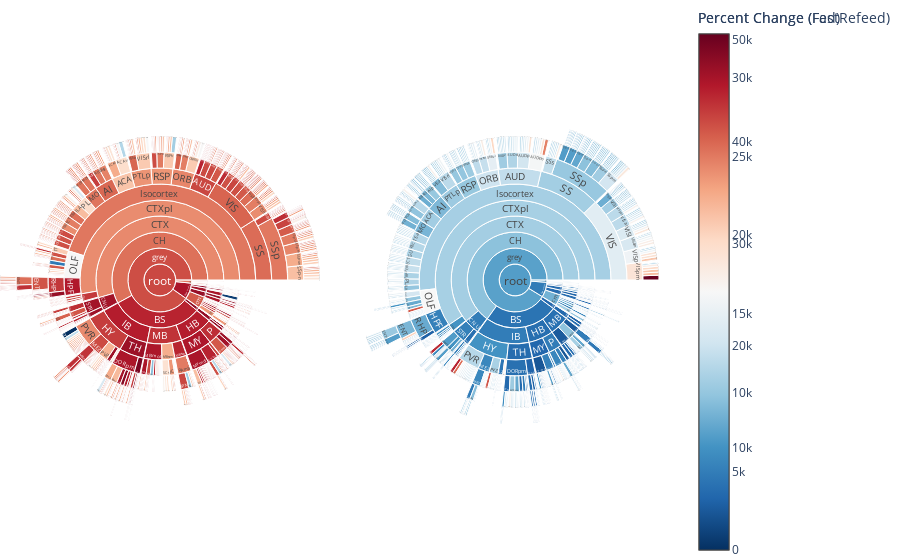

The cell this chart's notebook holds for it:
### Code cell
import json
import plotly.graph_objects as go
import pandas as pd

# Load the JSON file
with open('structures.json', 'r') as f:
    data = json.load(f)

# Read the CSV files
df_Fed = pd.read_csv('Fed.csv')
df_FastRefeed = pd.read_csv('FastRefeed.csv')

# Prepare data for the tree
labels = [item['acronym'] for item in data]
parents = ['' if len(item['structure_id_path']) == 1 else next((i['acronym'] for i in data if i['id'] == item['structure_id_path'][-2])) for item in data]

# Match acronyms with count values from the CSVs
counts_Fed = [df_Fed.loc[df_Fed['acronym'] == acronym, 'density (cells/mm^3)'].iloc[0] if acronym in df_Fed['acronym'].values else None for acronym in labels]
counts_FastRefeed = [df_FastRefeed.loc[df_FastRefeed['acronym'] == acronym, 'density (cells/mm^3)'].iloc[0] if acronym in df_FastRefeed['acronym'].values else None for acronym in labels]

# Calculate percent change in density of cells
percent_change = [(count_fast - count_fed) / count_fed * 100 if count_fed is not None else None for count_fed, count_fast in zip(counts_Fed, counts_FastRefeed)]

# Create a DataFrame with the data
df_data = pd.DataFrame({'labels': labels, 'parents': parents, 'counts_Fed': counts_Fed, 'counts_FastRefeed': counts_FastRefeed, 'percent_change': percent_change})

# Sort the DataFrame by percent_change in descending order
df_sorted = df_data.sort_values('percent_change', ascending=False)

# Update the labels and parents based on the sorted DataFrame
sorted_labels = df_sorted['labels'].tolist()
sorted_parents = df_sorted['parents'].tolist()

# Define the color scale for percent change
color_scale_fed = 'RdBu'
color_scale_fastrefeed = 'RdBu_r'  # Reverse the color scale for FastRefeed sunburst

# Create the figure with subplots
fig = go.Figure()

# Add the left sunburst with title
fig.add_trace(go.Sunburst(
    labels=sorted_labels,
    parents=sorted_parents,
    values=df_sorted['counts_Fed'],  # Assign count values to the sunburst
    marker=dict(colorscale=color_scale_fed, colorbar=dict(title='Percent Change (Fed)')),
    hovertemplate='%{label}<br>Count: %{value}<br>Percent Change: %{marker.color:.2%}',
    domain=dict(column=0),
    insidetextorientation='tangential'
))

fig.update_layout(
    annotations=[
        go.layout.Annotation(
            text='Fed',
            x=0.5,
            y=1.12,
            showarrow=False,
            font=dict(size=16),
            xref='paper',
            yref='paper'
        )
    ],
    grid=dict(columns=2, rows=1),
    margin=dict(t=0, l=0, r=0, b=0)
)

# Add the right sunburst with title
fig.add_trace(go.Sunburst(
    labels=sorted_labels,
    parents=sorted_parents,
    values=df_sorted['counts_FastRefeed'],  # Assign count values to the sunburst
    marker=dict(colorscale=color_scale_fastrefeed, colorbar=dict(title='Percent Change (FastRefeed)')),
    hovertemplate='%{label}<br>Count: %{value}<br>Percent Change: %{marker.color:.2%}',
    domain=dict(column=1),
    insidetextorientation='tangential'
))

fig.update_layout(
    annotations=[
        go.layout.Annotation(
            text='FastRefeed',
            x=0.5,
            y=1.12,
            showarrow=False,
            font=dict(size=16),
            xref='paper',
            yref='paper'
        )
    ],
    grid=dict(columns=2, rows=1),
    margin=dict(t=0, l=0, r=0, b=0)
)

fig.show()

### Figure 1 — Plotly figure (JSON) as saved in the notebook; plotly's stock layout.template omitted (floating-point values rounded to 4 significant figures; data arrays with more than 128 entries replaced by an {"elided": "..."} marker saying what was removed)
{"data": [{"domain": {"column": 0}, "hovertemplate": "%{label}<br>Count: %{value}<br>Percent Change: %{marker.color:.2%}", "insidetextorientation": "tangential", "labels": {"elided": "1327 str values"}, "marker": {"colorbar": {"title": {"text": "Percent Change (Fed)"}}, "colorscale": [[0, "rgb(103,0,31)"], [0.1, "rgb(178,24,43)"], [0.2, "rgb(214,96,77)"], [0.3, "rgb(244,165,130)"], [0.4, "rgb(253,219,199)"], [0.5, "rgb(247,247,247)"], [0.6, "rgb(209,229,240)"], [0.7, "rgb(146,197,222)"], [0.8, "rgb(67,147,195)"], [0.9, "rgb(33,102,172)"], [1, "rgb(5,48,97)"]]}, "parents": {"elided": "1327 str values"}, "values": {"elided": "1327 float values"}, "type": "sunburst"}, {"domain": {"column": 1}, "hovertemplate": "%{label}<br>Count: %{value}<br>Percent Change: %{marker.color:.2%}", "insidetextorientation": "tangential", "labels": {"elided": "1327 str values"}, "marker": {"colorbar": {"title": {"text": "Percent Change (FastRefeed)"}}, "colorscale": [[0, "rgb(5,48,97)"], [0.1, "rgb(33,102,172)"], [0.2, "rgb(67,147,195)"], [0.3, "rgb(146,197,222)"], [0.4, "rgb(209,229,240)"], [0.5, "rgb(247,247,247)"], [0.6, "rgb(253,219,199)"], [0.7, "rgb(244,165,130)"], [0.8, "rgb(214,96,77)"], [0.9, "rgb(178,24,43)"], [1, "rgb(103,0,31)"]]}, "parents": {"elided": "1327 str values"}, "values": {"elided": "1327 float values"}, "type": "sunburst"}], "layout": {"grid": {"columns": 2, "rows": 1}, "margin": {"t": 0, "l": 0, "r": 0, "b": 0}, "annotations": [{"font": {"size": 16}, "showarrow": false, "text": "FastRefeed", "x": 0.5, "xref": "paper", "y": 1.12, "yref": "paper"}]}}
